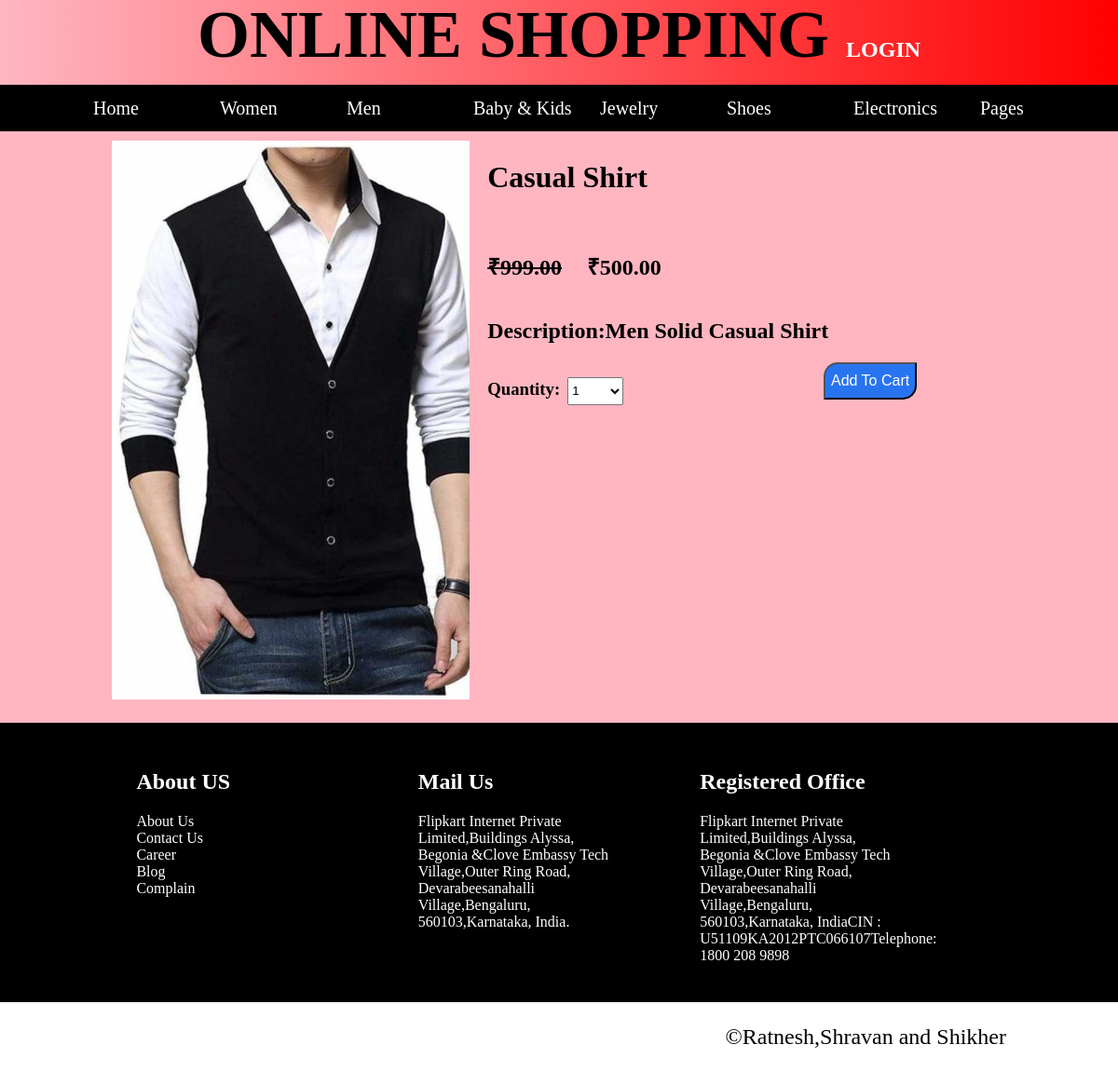
The page /online/detail/4 on the database its author committed.
### online/models.py (models this page shows, shortened)
class Product(models.Model):
    supercategory = models.ForeignKey(Supercategory, related_name='categories2', on_delete=models.CASCADE)
    super=models.SlugField(max_length=100, db_index=True)
    category = models.ForeignKey(Category, related_name='products', on_delete=models.CASCADE)
    name = models.CharField(max_length=100, db_index=True)
    slug = models.SlugField(max_length=100, db_index=True)
    description = models.TextField(blank=True)
    price = models.DecimalField(max_digits=10, decimal_places=2)
    available = models.BooleanField(default=True)
    stock = models.PositiveIntegerField()
    created_at = models.DateTimeField(auto_now_add=True)
    updated_at = models.DateTimeField(auto_now=True)
    image = models.FileField(upload_to='products/%Y/%m/%d', blank=True)
    discount = models.PositiveIntegerField(default=0,blank=True)
    class Meta:
        ordering = ('name', )

### online/views.py (the view)
# urls.py: url(r'^detail/(?P<id>\d+)$', views.product_detail, name='product_detail'),
def product_detail(request,id):
    products = get_object_or_404(Product, id=id)
    categories = Category.objects.all()
    price=products.price - (products.price * products.discount)//100
    return render(request, 'product_detail.html', {'product':products,'categories':categories,'price':price})

### online/models.py (called while the page is built)
    def get_absolute_url(self):
        return reverse('online:product_list_by_category', args=[self.slug])

### online/templates/product_detail.html (shortened to what this page needs)
<!DOCTYPE html>
<html>
<head>
</head>
<body onload="slide()">
	<div id="main">
		<div id="header">
			<a href="#" onclick="display()" style="text-decoration: none;font-size: 2vw;color: white">Login</a>
		</div>
		<div id="nav-bar">
			<div class="menu">
			<ul>
				<li><a href="{% url 'online:product_list' %}">Home</a></li>
				<li><a href="">Women</a>
					</li>
				<li><a href="">Men</a>
					</li>
				<li><a href="">Baby & Kids</a>
					</li>
				<li><a href="">Jewelry</a>
					</li>
				<li><a href="">Shoes</a>
					 </li>
					<li><a href="">Electronics</a>
					</li>
				<li><a href="#">Pages</a>
					 </li>
			</ul>
		</div>
		</div>
		<div style="height: 600px;width: 80%;margin: 10px auto;">
			<div style="float:left;background: url('{{ product.image.url}} ');background-size: cover;background-repeat:no-repeat;width: 40%;height:100%"></div>
			<div style="float: left;height: 100%;width: 48%;margin-left: 2%">
				<h1>{{ product.name }}</h1><br/>
				{% if product.price == price %}
				<h2>&#8377;{{ product.price }}</h2><br/>
				{% else %}
				<h2 style="display:inline-block"><strike>&#8377;{{ product.price }}</strike></h2>
				<h2 style="display:inline-block;margin-left:5%">&#8377;{{ price }}</h2>
				{% endif %}
				<h2>Description:{{ product.description }}</h2>
				<form action="#">
					<h3 style="display: inline-block;">Quantity:</h3>&nbsp;
					<select>
						{% for i in "x"|ljust:"10" %}
					{% if forloop.counter <= product.stock %}
						<option value="{{ forloop.counter }}">{{ forloop.counter }}</option>
						{% else %}
						{{ break }}
					{% endif %}
				{% endfor %}
					</select>
					<input type="submit" value="Add To Cart" style="color:white;width: 100px;font-size: 16px;border-radius: 15px 0px 15px 0px;background-color: #2874f0;float: right;" onclick="display()">
				</form></div>
		</div>
	<div id="footer" style="color: white">
		<div id="allpart">
		<div class="part">
			<h2>About US</h2>
				<a href="" style="color: white;text-decoration: none;">About Us</a><br>
				<a href="" style="color: white;text-decoration: none;">Contact Us</a><br>
				<a href="" style="color: white;text-decoration: none;">Career</a><br>
				<a href="" style="color: white;text-decoration: none;">Blog</a><br>
				<a href="" style="color: white;text-decoration: none;">Complain</a><br>
		</div>
		<div class="part">
			<h2>Mail Us</h2>
			Flipkart Internet Private Limited,Buildings Alyssa, Begonia &Clove Embassy Tech Village,Outer Ring Road, Devarabeesanahalli Village,Bengaluru, 560103,Karnataka, India.</div>
		<div class="part">
			<h2>Registered Office</h2>
			Flipkart Internet Private Limited,Buildings Alyssa, Begonia &Clove Embassy Tech Village,Outer Ring Road, Devarabeesanahalli Village,Bengaluru, 560103,Karnataka, IndiaCIN : U51109KA2012PTC066107Telephone: 1800 208 9898
		</div>
	</div>
</div>
		<p style="float: right;margin-right: 10%;font-size: 2vw">&copy;Ratnesh,Shravan and Shikher</p>
</div>
</body>
</html>

### online/templates/product_detail.html (style rules this page uses)
html { scroll-behavior: smooth; }
body { margin: 0px; align-items: center; align-content: center; box-sizing: border-box; }
#main { min-height: 1000px; width:100%; background-color:lightpink; //border:1px solid; }
#header { min-height:75px; width: 100%; //background-color: white; line-height: 75px; font-size: 6vw; font-weight: bold; text-align: center; text-transform: uppercase; //color: linear-gradient(to right,red,yellow); background-image: linear-gradient(to right, rgba(255,0,0,0), rgba(255,0,0,1)); }
#nav-bar { min-height:50px; width: 100%; background-color: black; //padding-left: 5%; }
ul { list-style-type: none; margin: 0px; margin-left: 5%; }
ul li { display: inline-block; height:100%; width: 12%; }
ul li a { text-decoration: none; margin: 0px; color: white; line-height: 50px; font-size: 20px; text-align: center; }
#footer { margin-top: 25px; min-height: 300px; width: 100%; background-color: black; }
#allpart { height: 250px; width: 90%; margin: 0px auto; //border: 1px solid white; }
.part { height: 200px; width: 20%; margin-left: 8%; margin-top: 30px; //border: 1px solid white; float: left; }
input[type="submit"] { height:40px; width: 100%; background-color: lightgreen; font-size: 20px; }
select { width: 60px; height: 30px; }

### rows shown on the page
Product: image (picture), name "Casual Shirt", price "999.00", description "Men Solid Casual Shirt", stock "1"

### other values the page prints
{{ price }} "500.00"
